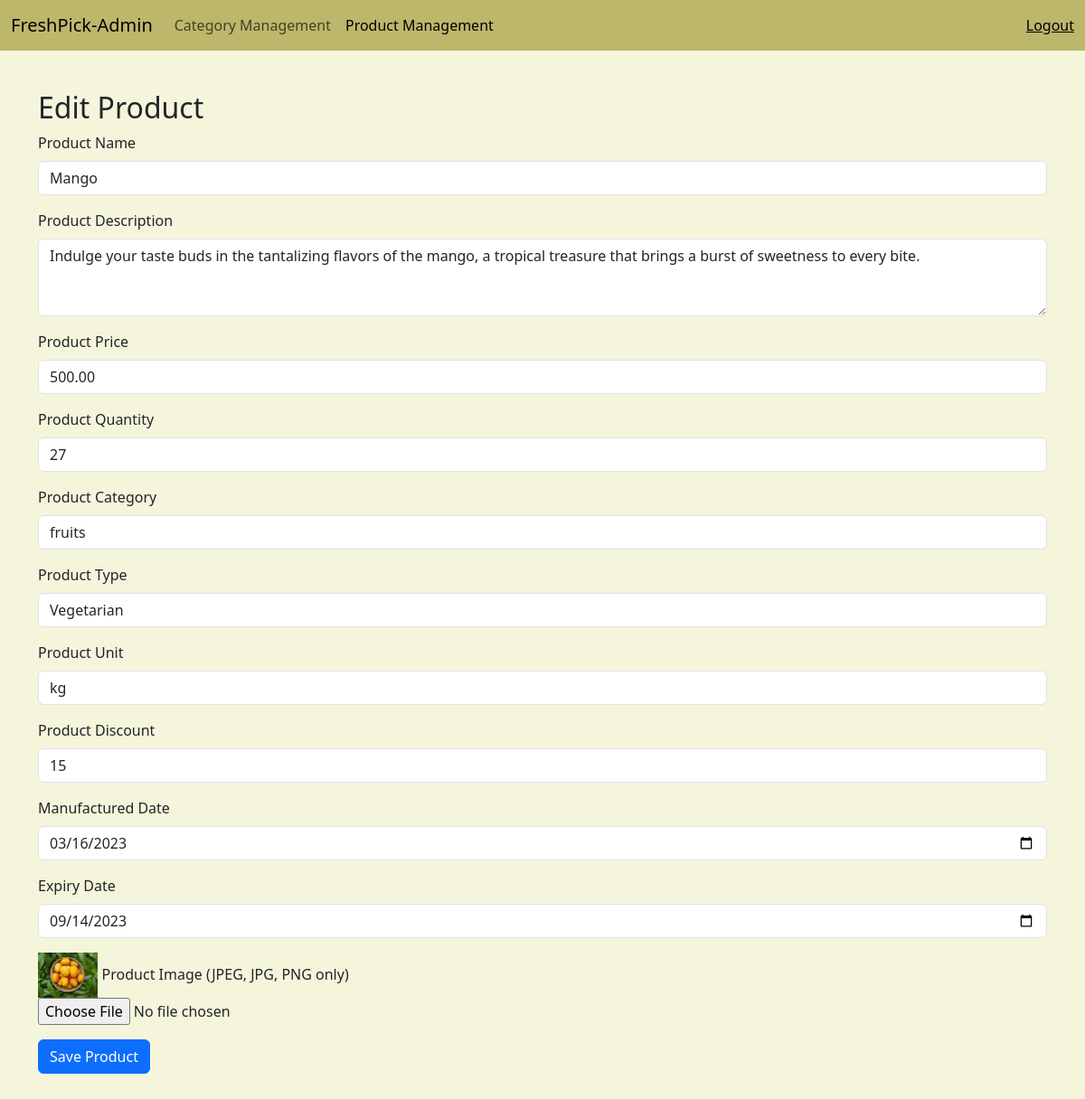
The page /admin/editProduct/2 (signed in) on the database its author committed.
### application/models.py (models this page shows)
class Product(db.Model):
    __tablename__ = 'product'
    product_id = db.Column(db.Integer, unique=True, autoincrement=True, primary_key=True)
    product_name = db.Column(db.String,  nullable=False )
    product_desc = db.Column(db.String,  nullable=False )
    product_img = db.Column(db.String,  nullable=False )
    product_price_per_unit = db.Column(db.Numeric, nullable=False )
    product_stock = db.Column(db.Integer,  nullable=False )
    product_exp_date = db.Column(db.Date,  nullable=False )
    product_man_date = db.Column(db.Date,  nullable=False )
    product_discount = db.Column(db.Integer,  nullable=False ) #0-100
    veg_nveg = db.Column(db.String,  nullable=False )#V, NV
    category_id = db.Column(db.Integer,   db.ForeignKey("category.category_id"),  nullable=False)#in ForeignKey 1st arg is the name of the class in lowercase
    product_unit = db.Column(db.String)
    product_category = db.relationship("Category",  uselist=False)

### main.py (the view, shortened to what this page needs)
@app.route('/admin/editProduct/<product_id>', methods=['POST', 'GET'])
@login_required
def editProduct(product_id):
  print("edit product for: product id: ",product_id)
  global categories_master #update category master after adding new product
  categories = Category.query.all()
  if request.method == "GET":
      product = Product.query.filter(Product.product_id==product_id).first()
      if product:
          return render_template('admin/editProduct.html', product=product,categories=categories)

### main.py (called while the page is built)
@login_manager.user_loader
def load_user(user_name):
    return User.query.get(user_name)

### templates/admin/editProduct.html (shortened to what this page needs)
<!DOCTYPE html>
<html>
  <head>
    <link
      rel="stylesheet"
      href="https://maxcdn.bootstrapcdn.com/bootstrap/4.0.0/css/bootstrap.min.css"
    />
    <link
      href="https://cdn.jsdelivr.net/npm/bootstrap@5.3.0-alpha3/dist/css/bootstrap.min.css"
      rel="stylesheet"
    />
  </head>
  <body>
    <nav
      class="navbar navbar-expand-lg fixed-top"
      style="background-color: darkkhaki"
    >
      <div class="container-fluid">
        <a class="navbar-brand" href="#">FreshPick-Admin</a>
        <div class="collapse navbar-collapse" id="navbarText">
          <ul class="navbar-nav me-auto mb-2 mb-lg-0">
            <li class="nav-item">
              <a class="nav-link" aria-current="page" href="/admin/category"
                >Category Management</a
              >
            </li>
            <li class="nav-item">
              <a class="nav-link active" href="/admin/product"
                >Product Management</a
              >
            </li>
          </ul>
          <span class="navbar-text">
            <a href="{{ url_for('logout') }}">Logout</a>
          </span>
        </div>
      </div>
    </nav>
    <div class="container" style="margin-top: 100px">
      <h2>Edit Product</h2>
      <form
        method="post"
        enctype="multipart/form-data"
        action="/admin/editProduct/{{product.product_id}}"
        style="margin-bottom: 100px"
      >
        <div class="form-group">
          <label for="product-name">Product Name</label>
          <input
            type="text"
            class="form-control"
            id="product-name"
            name="product-name"
            placeholder="Enter product name"
            value="{{product.product_name}}"
            required
          />
        </div>
        <div class="form-group">
          <label for="product-description">Product Description</label>
          <textarea
            class="form-control"
            id="product-description"
            name="product-description"
            rows="3"
            placeholder="Enter product description"
            required
          >{{product.product_desc}}</textarea>
        </div>
        <div class="form-group">
          <label for="product-price">Product Price</label>
          <input
            type="number"
            class="form-control"
            id="product-price"
            name="product-price"
            placeholder="Enter product price"
            value="{{product.product_price_per_unit| round(2)}}"
            required
          />
        </div>
        <div class="form-group">
          <label for="product-quantity">Product Quantity</label>
          <input
            type="number"
            class="form-control"
            id="product-quantity"
            name="product-quantity"
            placeholder="Enter product quantity"
            value="{{product.product_stock}}"
            required
          />
        </div>
        <div class="form-group">
          <label for="product-category">Product Category</label>
          <select
            class="form-control"
            id="product-category"
            name="product-category"
            required
          >
            {% for category in categories %} {% if category.category_id ==
            product.category_id %}
            <option value="{{category.category_id}}" selected>
              {{category.category_name}}
            </option>
            {% else %}
            <option value="{{category.category_id}}">
              {{category.category_name}}
            </option>
            {% endif %} {% endfor %}
          </select>
        </div>
        <div class="form-group">
          <label for="product-type">Product Type</label>
          <select
            class="form-control"
            id="product-type"
            name="product-type"
            required
          >
            <option value="V" {% if product.veg_nveg == 'V' %} selected {% endif %}>Vegetarian</option>
          </select>
        </div>
        <div class="form-group">
          <label for="product-unit">Product Unit</label>
          <select
            class="form-control"
            id="product-unit"
            name="product-unit"
            required
          >
            <option value="kg" {% if product.product_unit == 'kg' %} selected {% endif %}>kg</option>
          </select>
        </div>
        <div class="form-group">
          <label for="product-discount">Product Discount</label>
          <input
            type="number"
            class="form-control"
            id="product-discount"
            name="product-discount"
            placeholder="Enter product discount"
            min="0"
            max="100"
            value="{{product.product_discount}}"
            required
          />
        </div>
        <div class="form-group">
          <label for="product-manufactured-date">Manufactured Date</label>
          <input
            type="date"
            class="form-control"
            id="product-manufactured-date"
            name="product-manufactured-date"
            value="{{ product.product_man_date.strftime('%Y-%m-%d') }}"
            required
          />
        </div>
        <div class="form-group">
          <label for="product-expiry-date">Expiry Date</label>
          <input type="date" class="form-control" id="product-expiry-date"
          name="product-expiry-date"
          value="{{ product.product_exp_date.strftime('%Y-%m-%d') }}"
          required />
        </div>
        <div class="form-group">
          <img
          src="{{ url_for('static', filename='images/'+product.product_img) }}"
          alt="{{product.product_name}}"
          style="max-height: 50px"
        />
          <label for="product-image">Product Image (JPEG, JPG, PNG only)</label>
          <input
            type="file"
            class="form-control-file"
            id="product-image"
            name="product-image"
            accept=".jpeg, .jpg, .png"
          />
        </div>
        <button type="submit" class="btn btn-primary">Save Product</button>
      </form>
    </div>
  </body>
</html>

### templates/admin/editProduct.html (style rules this page uses)
body { background-color: beige; }

### rows shown on the page
Product: product-name "Mango", product-description "Indulge your taste buds in the tantalizing flavors of the mango, a tropical treasure that brings a burst of sweetness to every bite.", product-price "500.00", product-quantity "27", product-type "Vegetarian", product-unit "kg", product-discount "15", product-manufactured-date "03/16/2023", product-expiry-date "09/14/2023", product_img (picture)

### other values the page prints
form field product-category "fruits"
